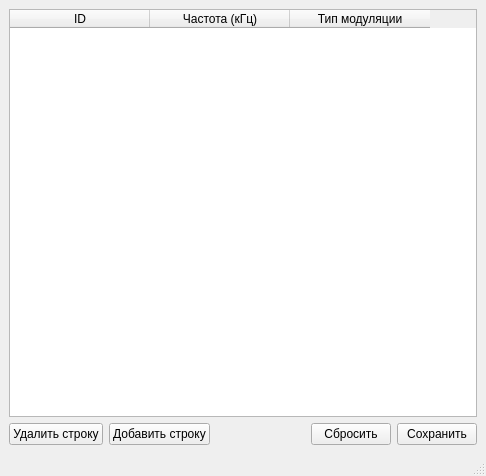
<?xml version="1.0" encoding="UTF-8"?>
<ui version="4.0">
 <class>MainWindow</class>
 <widget class="QMainWindow" name="MainWindow">
  <property name="geometry">
   <rect>
    <x>0</x>
    <y>0</y>
    <width>486</width>
    <height>476</height>
   </rect>
  </property>
  <property name="windowTitle">
   <string>Database editor</string>
  </property>
  <property name="iconSize">
   <size>
    <width>22</width>
    <height>22</height>
   </size>
  </property>
  <property name="toolButtonStyle">
   <enum>Qt::ToolButtonIconOnly</enum>
  </property>
  <widget class="QWidget" name="centralwidget">
   <layout class="QVBoxLayout" name="verticalLayout">
    <item>
     <widget class="QTableWidget" name="signalTable">
      <property name="enabled">
       <bool>true</bool>
      </property>
      <property name="sizePolicy">
       <sizepolicy hsizetype="Expanding" vsizetype="Expanding">
        <horstretch>0</horstretch>
        <verstretch>0</verstretch>
       </sizepolicy>
      </property>
      <property name="acceptDrops">
       <bool>false</bool>
      </property>
      <property name="editTriggers">
       <set>QAbstractItemView::AnyKeyPressed|QAbstractItemView::DoubleClicked|QAbstractItemView::EditKeyPressed</set>
      </property>
      <property name="tabKeyNavigation">
       <bool>true</bool>
      </property>
      <property name="selectionMode">
       <enum>QAbstractItemView::SingleSelection</enum>
      </property>
      <property name="selectionBehavior">
       <enum>QAbstractItemView::SelectRows</enum>
      </property>
      <property name="textElideMode">
       <enum>Qt::ElideMiddle</enum>
      </property>
      <property name="showGrid">
       <bool>true</bool>
      </property>
      <property name="sortingEnabled">
       <bool>false</bool>
      </property>
      <attribute name="horizontalHeaderVisible">
       <bool>true</bool>
      </attribute>
      <attribute name="horizontalHeaderCascadingSectionResizes">
       <bool>false</bool>
      </attribute>
      <attribute name="horizontalHeaderDefaultSectionSize">
       <number>140</number>
      </attribute>
      <attribute name="horizontalHeaderHighlightSections">
       <bool>true</bool>
      </attribute>
      <attribute name="verticalHeaderVisible">
       <bool>false</bool>
      </attribute>
      <attribute name="verticalHeaderCascadingSectionResizes">
       <bool>false</bool>
      </attribute>
      <column>
       <property name="text">
        <string>ID</string>
       </property>
      </column>
      <column>
       <property name="text">
        <string>Частота (кГц)</string>
       </property>
      </column>
      <column>
       <property name="text">
        <string>Тип модуляции</string>
       </property>
      </column>
     </widget>
    </item>
    <item>
     <layout class="QHBoxLayout" name="horizontalLayout">
      <item>
       <widget class="QPushButton" name="deleteButton">
        <property name="text">
         <string>Удалить строку</string>
        </property>
       </widget>
      </item>
      <item>
       <widget class="QPushButton" name="addButton">
        <property name="text">
         <string>Добавить строку</string>
        </property>
       </widget>
      </item>
      <item>
       <spacer name="horizontalSpacer">
        <property name="orientation">
         <enum>Qt::Horizontal</enum>
        </property>
        <property name="sizeHint" stdset="0">
         <size>
          <width>40</width>
          <height>20</height>
         </size>
        </property>
       </spacer>
      </item>
      <item>
       <widget class="QPushButton" name="resetButton">
        <property name="text">
         <string>Сбросить</string>
        </property>
       </widget>
      </item>
      <item>
       <widget class="QPushButton" name="saveButton">
        <property name="text">
         <string>Сохранить</string>
        </property>
       </widget>
      </item>
     </layout>
    </item>
   </layout>
  </widget>
  <widget class="QMenuBar" name="menubar">
   <property name="geometry">
    <rect>
     <x>0</x>
     <y>0</y>
     <width>486</width>
     <height>30</height>
    </rect>
   </property>
  </widget>
  <widget class="QStatusBar" name="statusbar"/>
 </widget>
 <resources/>
 <connections>
  <connection>
   <sender>addButton</sender>
   <signal>clicked()</signal>
   <receiver>MainWindow</receiver>
   <slot>addRow()</slot>
   <hints>
    <hint type="sourcelabel">
     <x>162</x>
     <y>554</y>
    </hint>
    <hint type="destinationlabel">
     <x>400</x>
     <y>300</y>
    </hint>
   </hints>
  </connection>
  <connection>
   <sender>deleteButton</sender>
   <signal>clicked()</signal>
   <receiver>MainWindow</receiver>
   <slot>deleteRow()</slot>
   <hints>
    <hint type="sourcelabel">
     <x>60</x>
     <y>554</y>
    </hint>
    <hint type="destinationlabel">
     <x>400</x>
     <y>300</y>
    </hint>
   </hints>
  </connection>
  <connection>
   <sender>saveButton</sender>
   <signal>clicked()</signal>
   <receiver>MainWindow</receiver>
   <slot>save()</slot>
   <hints>
    <hint type="sourcelabel">
     <x>752</x>
     <y>554</y>
    </hint>
    <hint type="destinationlabel">
     <x>400</x>
     <y>300</y>
    </hint>
   </hints>
  </connection>
  <connection>
   <sender>resetButton</sender>
   <signal>clicked()</signal>
   <receiver>MainWindow</receiver>
   <slot>load()</slot>
   <hints>
    <hint type="sourcelabel">
     <x>661</x>
     <y>554</y>
    </hint>
    <hint type="destinationlabel">
     <x>400</x>
     <y>300</y>
    </hint>
   </hints>
  </connection>
 </connections>
 <slots>
  <slot>addRow()</slot>
  <slot>deleteRow()</slot>
  <slot>save()</slot>
  <slot>load()</slot>
 </slots>
</ui>
